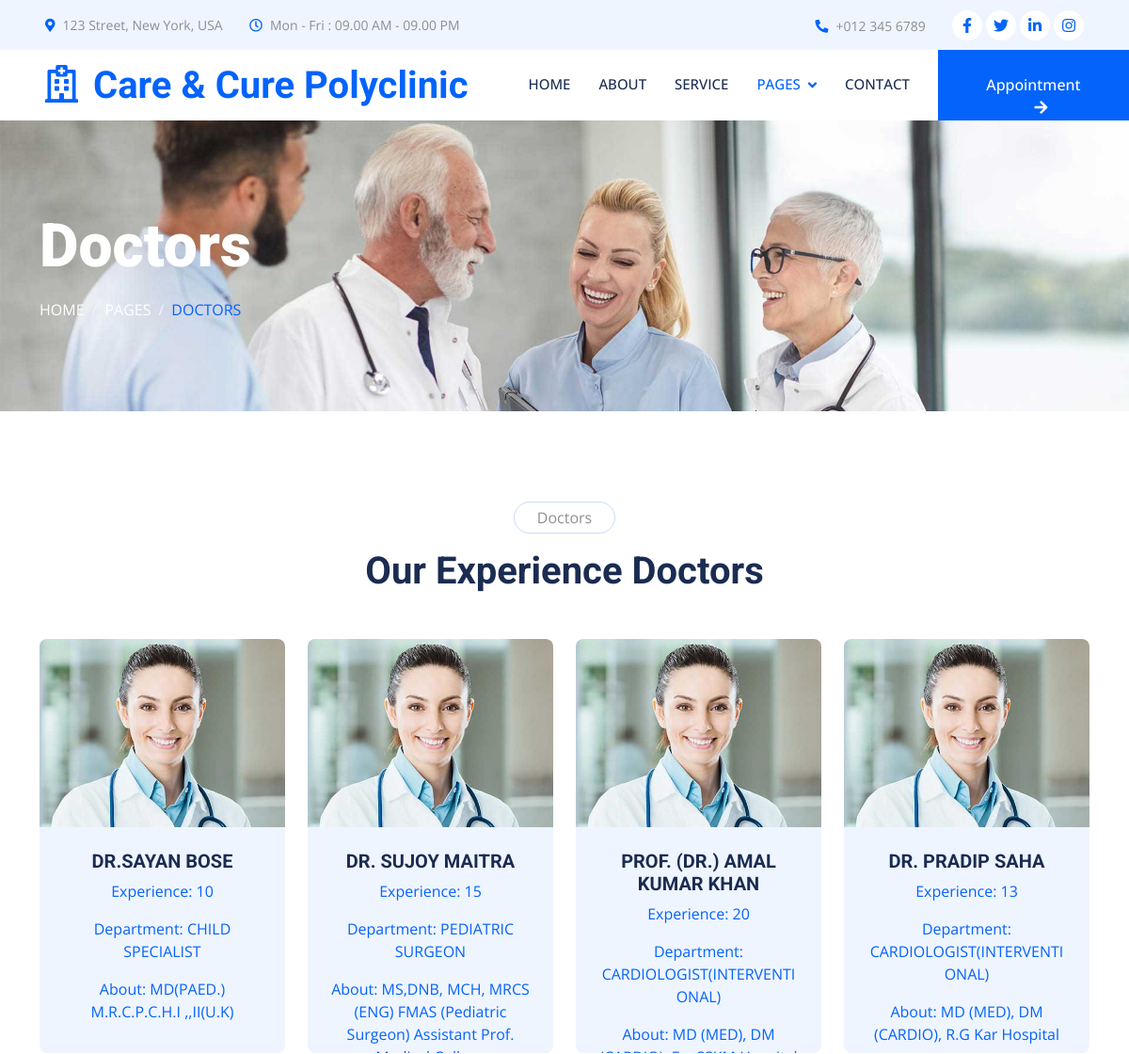
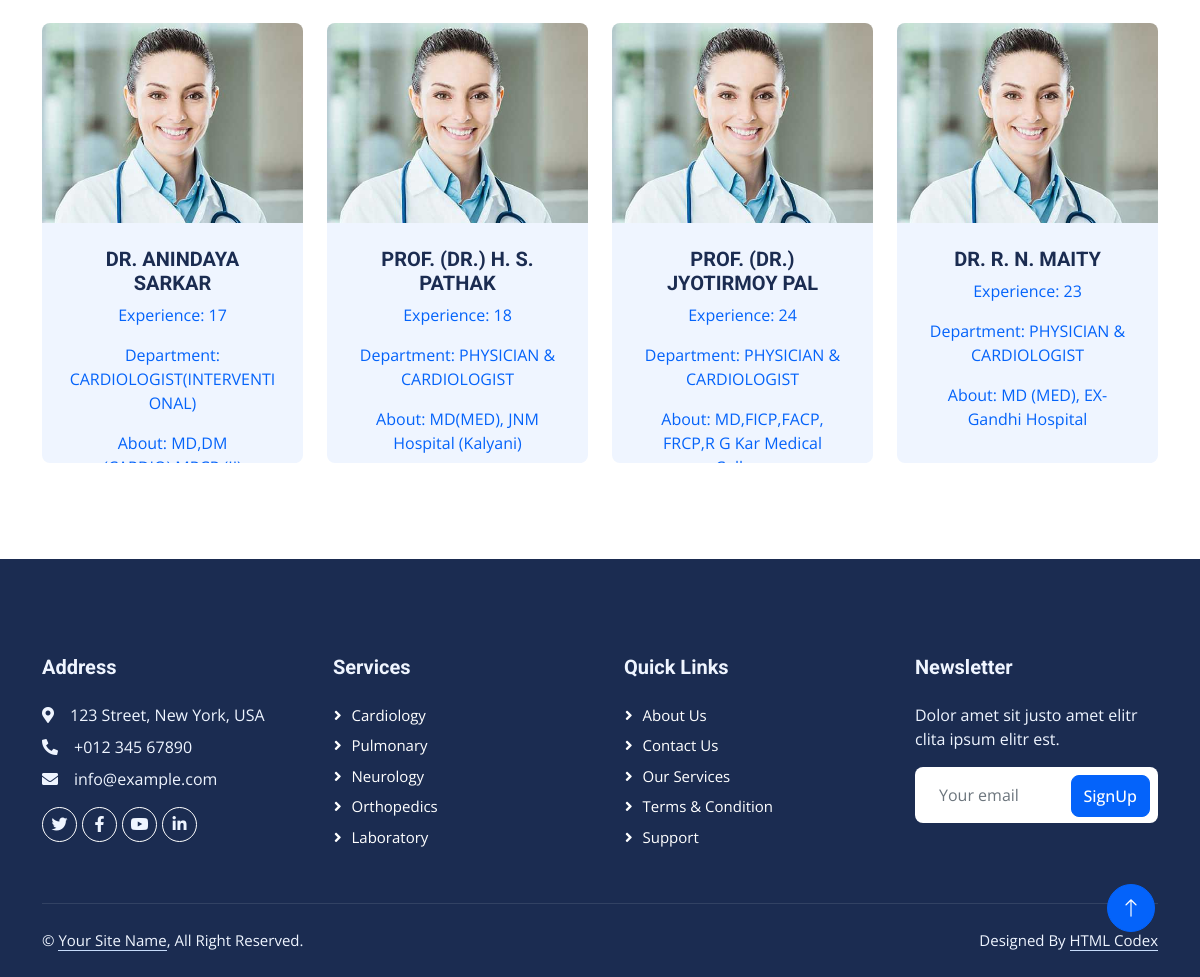
The app's page /team.php with its own data (2 pictures, top to bottom).
### tables this page shows
CREATE TABLE `doctor_lists` (
  `id` int(10) NOT NULL,
  `doctor_name` varchar(200) NOT NULL,
  `experience` int(10) NOT NULL,
  `department` varchar(200) NOT NULL,
  `description` varchar(500) DEFAULT NULL,
  `image` varchar(200) NOT NULL,
  `department_id` varchar(200) NOT NULL
);

### team.php (the view, shortened to what this page needs)
<?php
include_once('connection.php');
?>
<?php
$doctors_list = mysqli_query($conn, "SELECT * FROM doctor_lists") ;
 ?>
<!DOCTYPE html>
<html lang="en">
<head>
    <link href="https://cdnjs.cloudflare.com/ajax/libs/font-awesome/5.10.0/css/all.min.css" rel="stylesheet">
    <link href="https://cdn.jsdelivr.net/npm/bootstrap-icons@1.4.1/font/bootstrap-icons.css" rel="stylesheet">
    <link href="lib/animate/animate.min.css" rel="stylesheet">
    <link href="lib/owlcarousel/assets/owl.carousel.min.css" rel="stylesheet">
    <link href="lib/tempusdominus/css/tempusdominus-bootstrap-4.min.css" rel="stylesheet" />
    <link href="css/bootstrap.min.css" rel="stylesheet">
    <link href="css/style.css" rel="stylesheet">
</head>
<body>
    <div class="container-fluid bg-light p-0 wow fadeIn" data-wow-delay="0.1s">
        <div class="row gx-0 d-none d-lg-flex">
            <div class="col-lg-7 px-5 text-start">
                <div class="h-100 d-inline-flex align-items-center py-3 me-4">
                    <small class="fa fa-map-marker-alt text-primary me-2"></small>
                    <small>123 Street, New York, USA</small>
                </div>
                <div class="h-100 d-inline-flex align-items-center py-3">
                    <small class="far fa-clock text-primary me-2"></small>
                    <small>Mon - Fri : 09.00 AM - 09.00 PM</small>
                </div>
            </div>
            <div class="col-lg-5 px-5 text-end">
                <div class="h-100 d-inline-flex align-items-center py-3 me-4">
                    <small class="fa fa-phone-alt text-primary me-2"></small>
                    <small>+012 345 6789</small>
                </div>
                <div class="h-100 d-inline-flex align-items-center">
                    <a class="btn btn-sm-square rounded-circle bg-white text-primary me-1" href=""><i class="fab fa-facebook-f"></i></a>
                    <a class="btn btn-sm-square rounded-circle bg-white text-primary me-1" href=""><i class="fab fa-twitter"></i></a>
                    <a class="btn btn-sm-square rounded-circle bg-white text-primary me-1" href=""><i class="fab fa-linkedin-in"></i></a>
                    <a class="btn btn-sm-square rounded-circle bg-white text-primary me-0" href=""><i class="fab fa-instagram"></i></a>
                </div>
            </div>
        </div>
    </div>
    <nav class="navbar navbar-expand-lg bg-white navbar-light sticky-top p-0 wow fadeIn" data-wow-delay="0.1s">
        <a href="index.php" class="navbar-brand d-flex align-items-center px-4 px-lg-5">
            <h1 class="m-0 text-primary"><i class="far fa-hospital me-3"></i>Care & Cure Polyclinic</h1>
        </a>
        <div class="collapse navbar-collapse" id="navbarCollapse">
            <div class="navbar-nav ms-auto p-4 p-lg-0">
                <a href="index.php" class="nav-item nav-link">Home</a>
                <a href="about.php" class="nav-item nav-link">About</a>
                <a href="service.php" class="nav-item nav-link">Service</a>
                <div class="nav-item dropdown">
                    <a href="#" class="nav-link dropdown-toggle active" data-bs-toggle="dropdown">Pages</a>
                </div>
                <a href="contact.php" class="nav-item nav-link">Contact</a>
            </div>
            <a href="appointment.php" class="btn btn-primary rounded-0 py-4 px-lg-5 d-none d-lg-block">Appointment<i class="fa fa-arrow-right ms-3"></i></a>
        </div>
    </nav>
    <div class="container-fluid page-header py-5 mb-5 wow fadeIn" data-wow-delay="0.1s">
        <div class="container py-5">
            <h1 class="display-3 text-white mb-3 animated slideInDown">Doctors</h1>
            <nav aria-label="breadcrumb animated slideInDown">
                <ol class="breadcrumb text-uppercase mb-0">
                    <li class="breadcrumb-item"><a class="text-white" href="#">Home</a></li>
                    <li class="breadcrumb-item"><a class="text-white" href="#">Pages</a></li>
                    <li class="breadcrumb-item text-primary active" aria-current="page">Doctors</li>
                </ol>
            </nav>
        </div>
    </div>
    <div class="container-xxl py-5">
        <div class="container">
            <div class="text-center mx-auto mb-5 wow fadeInUp" data-wow-delay="0.1s" style="max-width: 600px;">
                <p class="d-inline-block border rounded-pill py-1 px-4">Doctors</p>
                <h1>Our Experience Doctors</h1>
            </div>
            <div class="row g-4">
                <?php
                while($doctor_lists = mysqli_fetch_assoc($doctors_list) )
                {
                ?>
                <div class="col-lg-3 col-md-6 wow fadeInUp" data-wow-delay="0.1s">
                    <div class="team-item position-relative rounded overflow-hidden doctor_list_contains">
                        <div class="overflow-hidden doct_img_con">
                            <img class="img-fluid" src="img/team-1.jpg" alt="">
                        </div>
                        <div class="team-text bg-light text-center p-4">
                            <h5><?= $doctor_lists['doctor_name'] ?></h5>
                            <p class="text-primary doct_list">Experience: <?= $doctor_lists['experience'] ?></p>
                            <p class="text-primary doct_list">Department: <?= $doctor_lists['department'] ?></p>
                            <p class="text-primary doct_list">About: <?= $doctor_lists['description'] ?></p>
                        </div>
                    </div>
                </div>
                <?php } ?>
            </div>
        </div>
    </div>
    <div class="container-fluid bg-dark text-light footer mt-5 pt-5 wow fadeIn" data-wow-delay="0.1s">
        <div class="container py-5">
            <div class="row g-5">
                <div class="col-lg-3 col-md-6">
                    <h5 class="text-light mb-4">Address</h5>
                    <p class="mb-2"><i class="fa fa-map-marker-alt me-3"></i>123 Street, New York, USA</p>
                    <p class="mb-2"><i class="fa fa-phone-alt me-3"></i>+012 345 67890</p>
                    <p class="mb-2"><i class="fa fa-envelope me-3"></i>info@example.com</p>
                    <div class="d-flex pt-2">
                        <a class="btn btn-outline-light btn-social rounded-circle" href=""><i class="fab fa-twitter"></i></a>
                        <a class="btn btn-outline-light btn-social rounded-circle" href=""><i class="fab fa-facebook-f"></i></a>
                        <a class="btn btn-outline-light btn-social rounded-circle" href=""><i class="fab fa-youtube"></i></a>
                        <a class="btn btn-outline-light btn-social rounded-circle" href=""><i class="fab fa-linkedin-in"></i></a>
                    </div>
                </div>
                <div class="col-lg-3 col-md-6">
                    <h5 class="text-light mb-4">Services</h5>
                    <a class="btn btn-link" href="">Cardiology</a>
                    <a class="btn btn-link" href="">Pulmonary</a>
                    <a class="btn btn-link" href="">Neurology</a>
                    <a class="btn btn-link" href="">Orthopedics</a>
                    <a class="btn btn-link" href="">Laboratory</a>
                </div>
                <div class="col-lg-3 col-md-6">
                    <h5 class="text-light mb-4">Quick Links</h5>
                    <a class="btn btn-link" href="">About Us</a>
                    <a class="btn btn-link" href="">Contact Us</a>
                    <a class="btn btn-link" href="">Our Services</a>
                    <a class="btn btn-link" href="">Terms & Condition</a>
                    <a class="btn btn-link" href="">Support</a>
                </div>
                <div class="col-lg-3 col-md-6">
                    <h5 class="text-light mb-4">Newsletter</h5>
                    <p>Dolor amet sit justo amet elitr clita ipsum elitr est.</p>
                    <div class="position-relative mx-auto" style="max-width: 400px;">
                        <input class="form-control border-0 w-100 py-3 ps-4 pe-5" type="text" placeholder="Your email">
                        <button type="button" class="btn btn-primary py-2 position-absolute top-0 end-0 mt-2 me-2">SignUp</button>
                    </div>
                </div>
            </div>
        </div>
        <div class="container">
            <div class="copyright">
                <div class="row">
                    <div class="col-md-6 text-center text-md-start mb-3 mb-md-0">
                        &copy; <a class="border-bottom" href="#">Your Site Name</a>, All Right Reserved.
                    </div>
                    <div class="col-md-6 text-center text-md-end">
                        Designed By <a class="border-bottom" href="https://htmlcodex.com">HTML Codex</a>
                    </div>
                </div>
            </div>
        </div>
    </div>
    <a href="#" class="btn btn-lg btn-primary btn-lg-square rounded-circle back-to-top"><i class="bi bi-arrow-up"></i></a>
</body>
</html>

### css/style.css (style rules this page uses)
:root { --primary: #0463FA; --light: #EFF5FF; --dark: #1B2C51; }
.back-to-top { position: fixed; display: none; right: 45px; bottom: 45px; z-index: 99; }
.btn { font-weight: 500; transition: .5s; }
.btn.btn-primary, .btn.btn-secondary { color: #FFFFFF; }
.btn-sm-square { width: 32px; height: 32px; }
.btn-lg-square { width: 48px; height: 48px; }
.btn-square, .btn-sm-square, .btn-lg-square { padding: 0; display: flex; align-items: center; justify-content: center; font-weight: normal; }
.navbar .dropdown-toggle::after { border: none; content: "\f107"; font-family: "Font Awesome 5 Free"; font-weight: 900; vertical-align: middle; margin-left: 8px; }
.navbar .navbar-nav .nav-link { margin-right: 30px; padding: 25px 0; color: #FFFFFF; font-size: 15px; font-weight: 500; text-transform: uppercase; outline: none; }
.navbar .navbar-nav .nav-link:hover, .navbar .navbar-nav .nav-link.active { color: var(--primary); }
.navbar .navbar-brand, .navbar a.btn { height: 75px; }
.navbar .navbar-nav .nav-link { color: var(--dark); font-weight: 500; }
.navbar.sticky-top { top: -100px; transition: .5s; }
.page-header { background: url(../img/header-page.jpg) top center no-repeat; background-size: cover; text-shadow: 0 0 30px rgba(0, 0, 0, .1); }
.breadcrumb-item + .breadcrumb-item::before { color: var(--light); }
.team-item img { position: relative; top: 0; transition: .5s; }
.team-item .team-text { position: relative; height: 257px; transition: .5s; }
.footer .btn.btn-social { margin-right: 5px; width: 35px; height: 35px; display: flex; align-items: center; justify-content: center; color: var(--light); border: 1px solid #FFFFFF; transition: .3s; }
.footer .btn.btn-link { display: block; margin-bottom: 5px; padding: 0; text-align: left; color: #FFFFFF; font-size: 15px; font-weight: normal; text-transform: capitalize; transition: .3s; }
.footer .btn.btn-link::before { position: relative; content: "\f105"; font-family: "Font Awesome 5 Free"; font-weight: 900; margin-right: 10px; }
.footer .copyright { padding: 25px 0; font-size: 15px; border-top: 1px solid rgba(256, 256, 256, .1); }
.footer .copyright a { color: var(--light); }
.doct_list { word-break: break-word; }
.doctor_list_contains { height: 440px; }
.doct_img_con { height: 200px; }

### records on screen
doctor_lists: doctor_name "DR.SAYAN BOSE", experience "10", department "CHILD SPECIALIST", description "MD(PAED.) M.R.C.P.C.H.I ,,II(U.K)"
doctor_lists: doctor_name "DR. SUJOY MAITRA", experience "15", department "PEDIATRIC SURGEON", description "MS,DNB, MCH, MRCS (ENG) FMAS (Pediatric Surgeon) Assistant Prof.…"
doctor_lists: doctor_name "PROF. (DR.) AMAL KUMAR KHAN", experience "20", department "CARDIOLOGIST(INTERVENTIONAL)", description "MD (MED), DM…"
doctor_lists: doctor_name "DR. PRADIP SAHA", experience "13", department "CARDIOLOGIST(INTERVENTIONAL)", description "MD (MED), DM (CARDIO), R.G Kar Hospital"
doctor_lists: doctor_name "DR. ANINDAYA SARKAR", experience "17", department "CARDIOLOGIST(INTERVENTIONAL)", description "MD,DM…"
doctor_lists: doctor_name "PROF. (DR.) H. S. PATHAK", experience "18", department "PHYSICIAN & CARDIOLOGIST", description "MD(MED), JNM Hospital (Kalyani)"
doctor_lists: doctor_name "PROF. (DR.) JYOTIRMOY PAL", experience "24", department "PHYSICIAN & CARDIOLOGIST", description "MD,FICP,FACP, FRCP,R G Kar Medical…"
doctor_lists: doctor_name "DR. R. N. MAITY", experience "23", department "PHYSICIAN & CARDIOLOGIST", description "MD (MED), EX-Gandhi Hospital"
